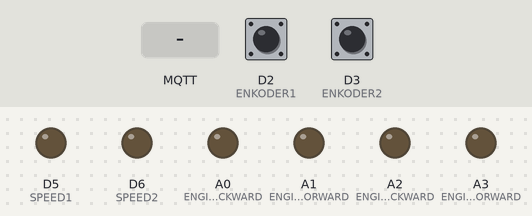
Recording of a sketch running on a simulated Arduino Uno R4 WiFi. Shown: output pins drawn as LEDs (lit = HIGH). The test bench sets the inputs (shaded band); at power-on: D2 (ENKODER1) HIGH, D3 (ENKODER2) HIGH. WiFi joins after 1.5 s; servers stay silent unless stated; no MQTT or app messages arrive unless stated; not simulated (calls return 0 or success): arduino_secrets.h; what the sketch prints to the serial monitor is not drawn.

Above: at 12.7 s.
12.8 s: MQTT message "reqp" arrives on the first subscribed topic
At 12.9 s:
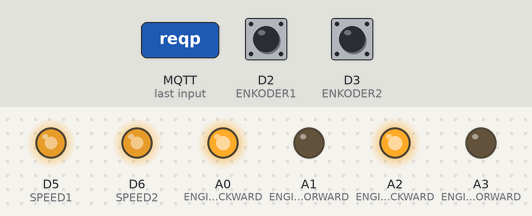
At 14.2 s:
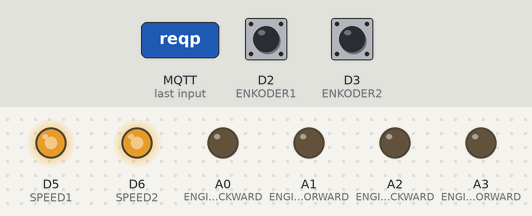
14.5 s: MQTT message "reqr" arrives on the first subscribed topic
At 15.4 s:
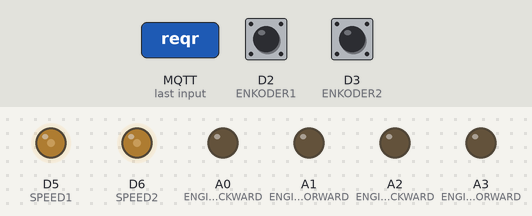
Timing chart, 0 to 17.5 s (numbered marks = the images above; inputs shaded):
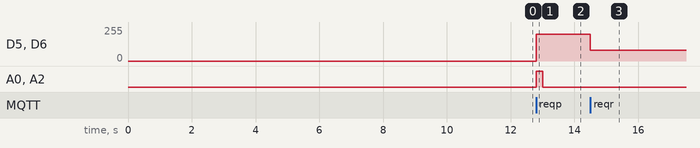

The sketch:

main_sketch.ino
```cpp
#include <WiFiS3.h>
#include <ArduinoMqttClient.h>
#include <cstring>
#include <cstdlib>
#include "arduino_secrets.h"

// ↓ MQTT variables:
#define MQTT_SERVER "test.mosquitto.org"
#define MQTT_PORT 1883
#define MQTT_TOPIC "RTLSSystems"

// ↓ WiFi and MQTT clients:
WiFiClient wifiClient;
MqttClient mqttClient(wifiClient);

// ↓ Global variables:
int status = WL_IDLE_STATUS; // → status of connection.

// ↓ Input/Output:
#define ENGINE1_FORWARD 15
#define ENGINE1_BACKWARD 14
#define ENGINE2_FORWARD 17
#define ENGINE2_BACKWARD 16
#define SPEED1 5
#define SPEED2 6
#define ENKODER1 2
#define ENKODER2 3

volatile int count1 = 0;
volatile int count2 = 0;

void setup()
{

  Serial.begin(9600);

  // ↓ Setting up input/output pins.
  pinMode(ENGINE1_FORWARD, OUTPUT);
  pinMode(ENGINE1_BACKWARD, OUTPUT);
  pinMode(ENGINE2_FORWARD, OUTPUT);
  pinMode(ENGINE2_BACKWARD, OUTPUT);
  pinMode(SPEED1, OUTPUT);
  pinMode(SPEED2, OUTPUT);

  pinMode(4, INPUT);
  pinMode(11, INPUT);

  attachInterrupt(digitalPinToInterrupt(ENKODER1), engine1_counter, FALLING);
  attachInterrupt(digitalPinToInterrupt(ENKODER2), engine2_counter, FALLING);

  // =======================================================
  // ↓ Connection loop.
  if (WiFi.status() == WL_NO_MODULE)
  { // → no WiFi module found.
    Serial.println("Communication with WiFi module failed!");
    while (true)
      ;
  }

  while (status != WL_CONNECTED)
  { // → connection attempts.
    Serial.print("Attempting to connect to SSID: ");
    Serial.println(SECRET_SSID);
    status = WiFi.begin(SECRET_SSID, SECRET_PASS);
    delay(10000);
  }

  if (!mqttClient.connect(MQTT_SERVER, MQTT_PORT))
  { // → connection attempts failure handling.
    Serial.print("MQTT connection failed, error code = ");
    Serial.println(mqttClient.connectError());
    while (1)
      ;
  }

  Serial.println("✓ Connected to MQTT broker.");
  Serial.println();
  mqttClient.subscribe(MQTT_TOPIC);
  // =======================================================
}

void loop()
{

  // =======================================================
  // ↓ Message handling loop.
  int messageSize = mqttClient.parseMessage();

  if (messageSize)
  { // → New message handling.

    Serial.print("Received a message: ");

    char message[mqttClient.available()];
    int counter = 0;

    while (mqttClient.available())
    { // → Encrypting message.
      char value = mqttClient.read();
      message[counter] = value;
      Serial.print(value);
      counter++;
    }
    Serial.println();

    if (strncmp(message, "reqp", 4) == 0)
    { // → If message contains 'reqp', it's a position change request.
      change_position(atoi(&message[4]));
    }

    if (strncmp(message, "reqr", 4) == 0)
    { // → If message contains 'reqr', it's a rotation request.
      char angleStr[4] = {message[4], message[5], message[6], '\0'};  // → Extracting angle from message.
      int angle = atoi(angleStr);
      rotate(angle);
    }

  }
}

void change_position(int position)
{
  Serial.println("Position change request.");
  if (position)
  {
    Serial.println("Przód");

    analogWrite(SPEED1, 200);
    analogWrite(SPEED2, 200);

    digitalWrite(ENGINE1_FORWARD, HIGH);
    digitalWrite(ENGINE2_FORWARD, HIGH);

    delay(200);

    digitalWrite(ENGINE1_FORWARD, LOW);
    digitalWrite(ENGINE2_FORWARD, LOW);
  }
  else
  {
    Serial.println("Tył");

    analogWrite(SPEED1, 200);
    analogWrite(SPEED2, 200);

    digitalWrite(ENGINE1_BACKWARD, HIGH);
    digitalWrite(ENGINE2_BACKWARD, HIGH);

    delay(200);

    digitalWrite(ENGINE1_BACKWARD, LOW);
    digitalWrite(ENGINE2_BACKWARD, LOW);
  }
}

void rotate(int angle) {

  int ilosc_impulsow = 6 * angle;

  count1 = 0;
  count2 = 0;

  analogWrite(SPEED1, 80);
  analogWrite(SPEED2, 80);

  digitalWrite(ENGINE1_BACKWARD, HIGH);
  digitalWrite(ENGINE2_FORWARD, HIGH);

  Serial.println(count1);

  while (count1 > (-1) * ilosc_impulsow) {}

  digitalWrite(ENGINE1_BACKWARD, LOW);
  digitalWrite(ENGINE2_FORWARD, LOW);
}

void engine1_counter(){   // Odliczanie obrotów enkodera z wykorzystaniem przewań na pinie 2
  if (digitalRead(4) == HIGH) {
    count1--;
  }
  else {
    count1++;
  }

}

void engine2_counter() {   // Odliczanie obrotów enkodera z wykorzystaniem przewań na pinie 2
  if (digitalRead(11) == HIGH) {
    count2++;
  }
  else {
    count2--;
  }
}
```

Measured:
- after the input at 12.8 s, D5 (SPEED1), D6 (SPEED2): 0/255 → 200/255 at once; A0 (ENGINE1_BACKWARD), A2 (ENGINE2_BACKWARD): LOW → HIGH at once, → LOW 0.20 s later
- after the input at 14.5 s, D5 (SPEED1), D6 (SPEED2): 200/255 → 80/255 at once
